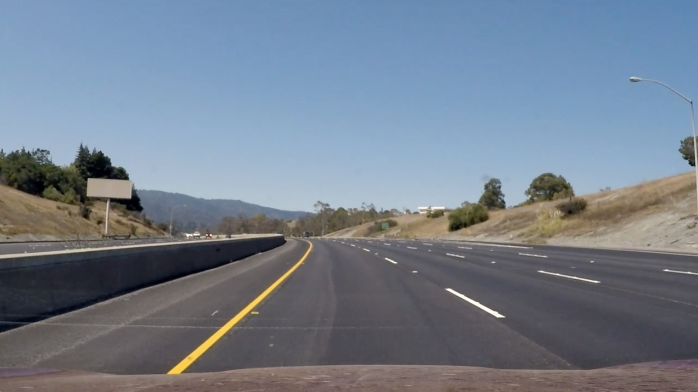
#> input picture resource/sample.png, 1396 x 784 px, found by its file name (shown at 1/2 size)
$ python 'ver. 3.0.py'
#> lines starting #> are read from the running program, lines starting #| are printed output that depends on the picture; after the words box and inside, x2 and y2 are one past the last pixel; in counts of white or black regions, pixels touching at a corner belong together
import cv2
import numpy as np


# 0. Import image and Create lane image
img = cv2.imread('resource/sample.png')
#> img is the input picture: shape (784, 1396, 3); mean B, G, R 141.4, 127.2, 116
lane_image = np.copy(img)

# 1. Cut in triangle shape

focus_x = 600 # Super important parameter

def region_of_interest(image):
    height = image.shape[0]
#> height = 784
    triangle = np.array([[(195, height), (1200, height), (focus_x, 415)]])
#> triangle = [[195, 784], [1200, 784], [600, 415]]
    # vertices: bottom left, bottom right, top
    mask = np.zeros_like(image) # Generate an array filled with zeros,
                                # but in same shape and type as a given array
    cv2.fillPoly(mask, triangle, (255, 255, 255)) #Fill in the mask array with triangle array
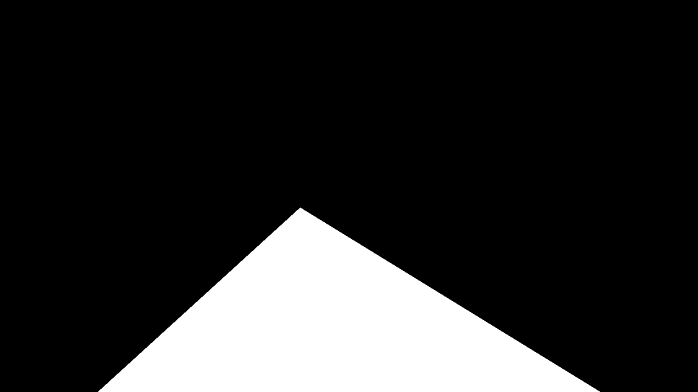
#> mask: shape (784, 1396, 3) (shown at 1/2 size); 17% white; 1 white region, box (x1, y1, x2, y2) and area: (196, 415, 1200, 784) 185556
    masked_image = cv2.bitwise_and(image, mask) # Cropped image, in triangle shape
    return masked_image

roi = region_of_interest(img)

# 2. Cut in half
left_roi = roi[:, :focus_x, :]
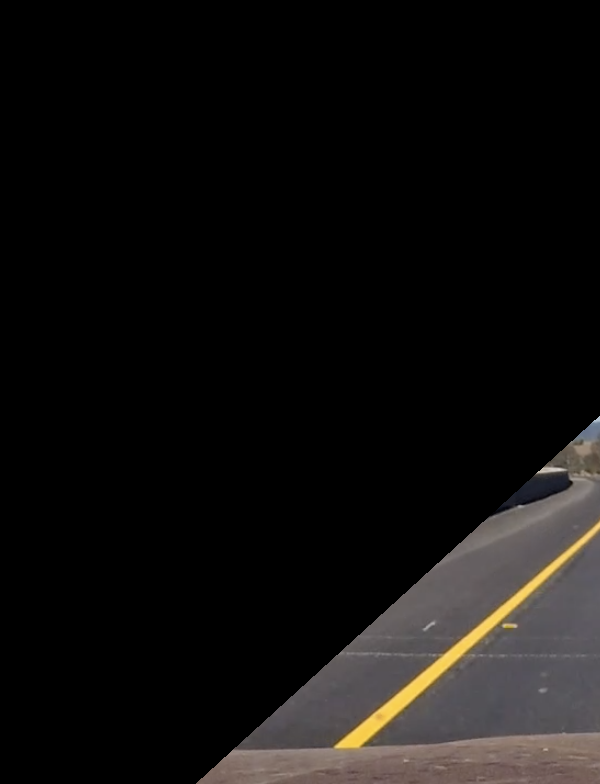
#> left_roi: shape (784, 600, 3); mean B, G, R 14.6, 15.6, 17.2
right_roi = roi[:, focus_x:, :]
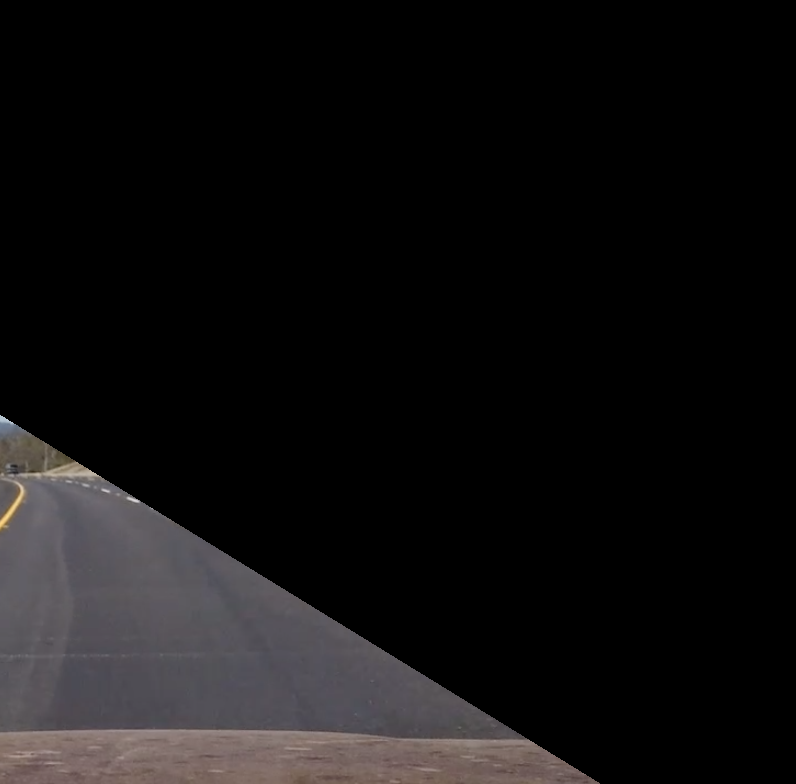
#> right_roi: shape (784, 796, 3); mean B, G, R 16.8, 16.3, 17.6

# 3. Canny
def canny(image):
    gray = cv2.cvtColor(image, cv2.COLOR_BGR2GRAY)
    blur = cv2.GaussianBlur(gray, (5, 5), 0)
    canny = cv2.Canny(blur, 50, 150) # LOW ~ HIGH
#> canny: shape (784, 600); 0.52% white in thin lines or dots, all inside (x1, y1, x2, y2) = (196, 416, 600, 784)
    return canny

left_canny_roi = canny(left_roi)
right_canny_roi = canny(right_roi)
#> in canny (call 2), `canny = cv2.Canny(blur, 50, 150)`:
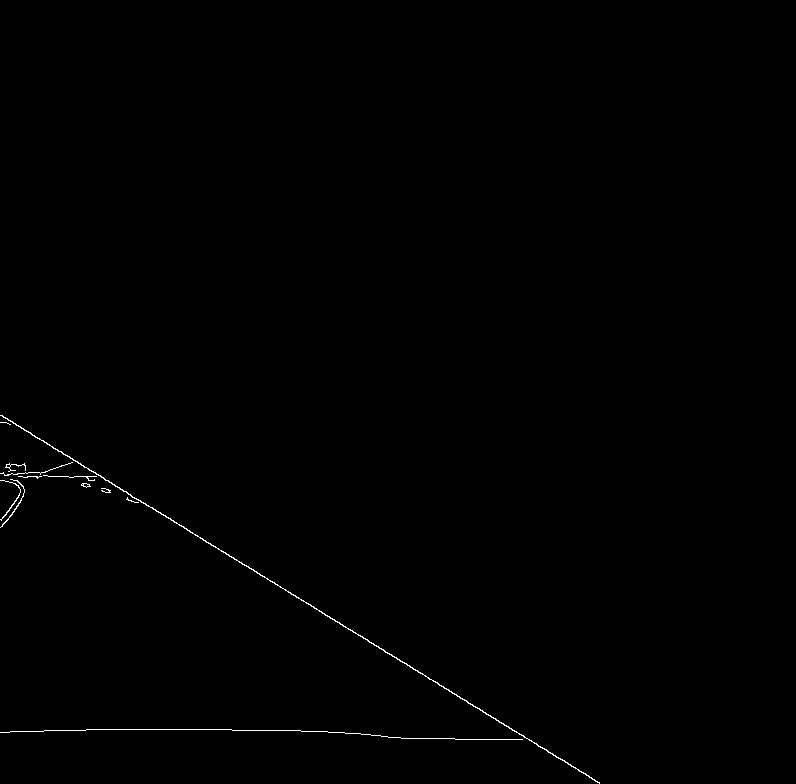
#> canny: shape (784, 796); 0.31% white in thin lines or dots, all inside (x1, y1, x2, y2) = (0, 415, 600, 784)


# 4. Detect lines by hough
left_lines = cv2.HoughLinesP(left_canny_roi, 2, np.pi/180, 100, np.array([]), minLineLength=40, maxLineGap=5)
#> left_lines = [[333, 747, 585, 535], [208, 771, 398, 599], [321, 668, 489, 516], [382, 727, 435, 679], [413, 698, 593, 535], [336, 747, 379, 746], [516, 735, 561, 733], [517, 491, 598, 416], [281, 749, 325, 748], [436, 678, 530, 593], [422, 744, 464, 740]]
right_lines = cv2.HoughLinesP(right_canny_roi, 2, np.pi/180, 100, np.array([]), minLineLength=40, maxLineGap=5)
#> right_lines = [[152, 507, 387, 653], [0, 415, 127, 492], [352, 630, 558, 758], [301, 731, 344, 732], [214, 729, 259, 730], [464, 699, 599, 783], [259, 573, 321, 611]]


# 5. Display lines
def display_lines(image, lines):
    line_image = np.zeros_like(image) # Array filled with zeros. now empty

    if lines is not None:
        for line in lines:
            try:
                x1, y1, x2, y2 = line # define coordinates
            except:
                x1, y1, x2, y2 = line[0] # if there's no line detected

            cv2.line(line_image, (x2, y2), (x1, y1), (0, 255, 0), 1) #last parameter = thickness
#> this loop made 11 passes
            # Fill the empty array with the lines
        return line_image

left_line_image = display_lines(left_roi, left_lines)
right_line_image = display_lines(right_roi, left_lines)
#> the loop in display_lines (call 2), `for line in lines:` made 11 passes

# 6. Merge the left and the right
merged_line_image = np.hstack((left_line_image, right_line_image))

# 7. Integrate the background with the lines image
final_image = cv2.addWeighted(lane_image, 0.8, merged_line_image, 1, 1)
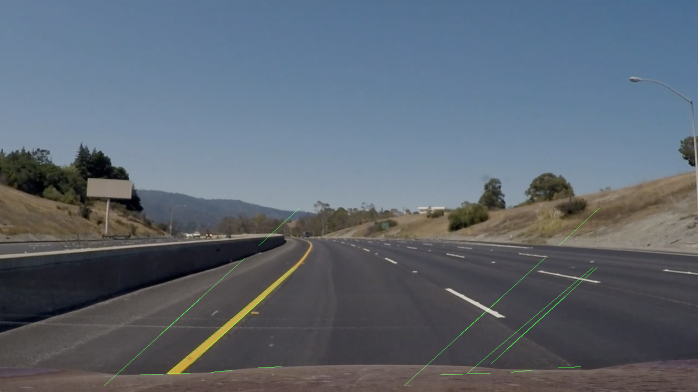
#> final_image: shape (784, 1396, 3) (shown at 1/2 size); mean B, G, R 114.1, 103.1, 93.8


test = final_image
cv2.imshow('test', test)

cv2.waitKey(0)


canny_image = canny(img)
#> in canny (call 3), `gray = cv2.cvtColor(image, cv2.COLOR_BGR2GRAY)`:
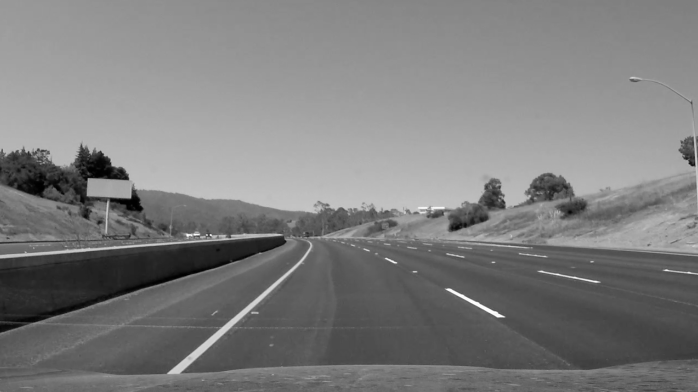
#> gray: shape (784, 1396) (shown at 1/2 size); min 0, max 255, mean 125.5
#> in canny (call 3), `canny = cv2.Canny(blur, 50, 150)`:
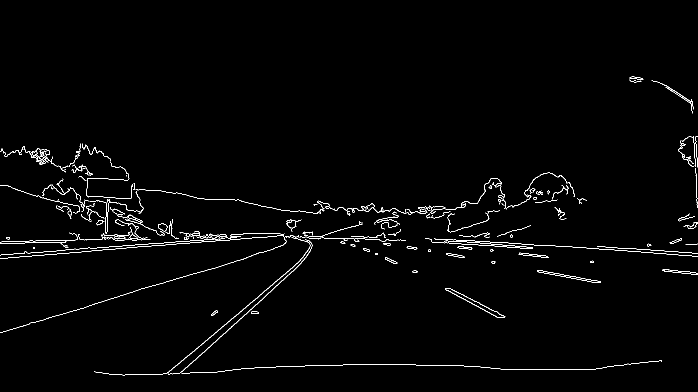
#> canny: shape (784, 1396) (shown at 1/2 size); 1.4% white in thin lines or dots, all inside (x1, y1, x2, y2) = (0, 153, 1396, 751)

$ run again, with resource/dang.png copied over resource/sample.png
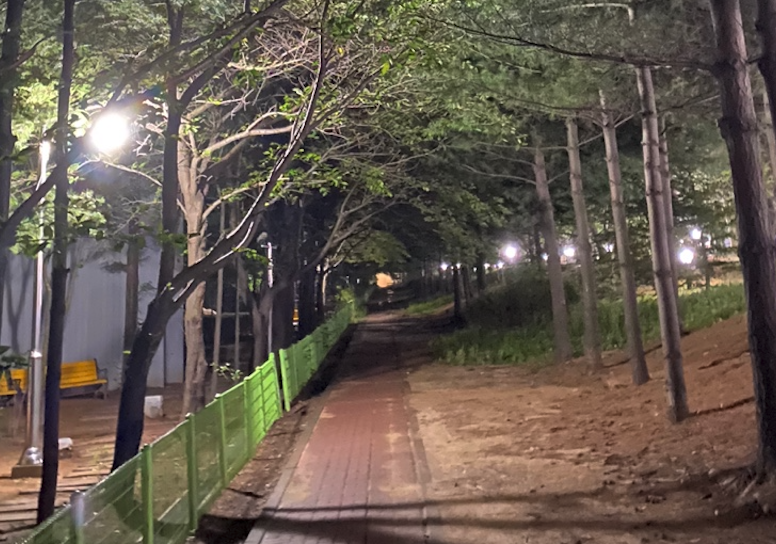
#> input picture resource/dang.png, 776 x 544 px, found by its file name
#> img is the input picture: shape (544, 776, 3); mean B, G, R 78.9, 89.8, 100.6
#> in region_of_interest, `cv2.fillPoly(mask, triangle, (255, 255, 255))`:
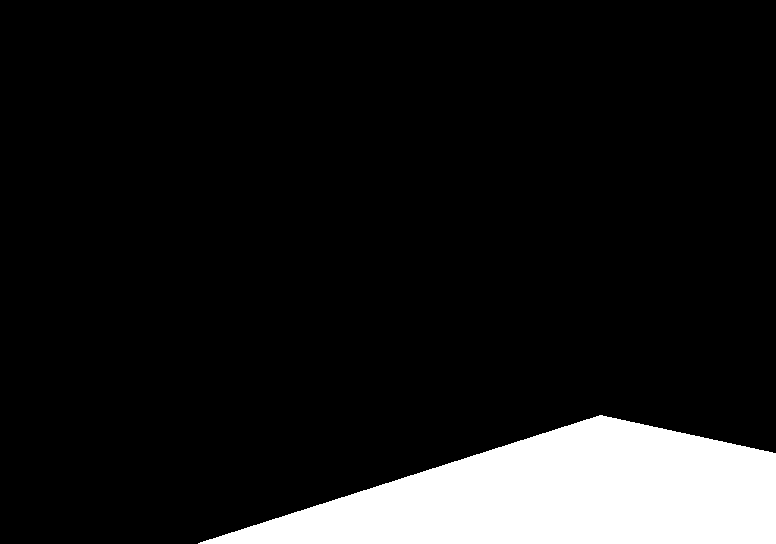
#> mask: shape (544, 776, 3); 10.8% white; 1 white region, box (x1, y1, x2, y2) and area: (198, 415, 776, 544) 45426
#> canny: shape (544, 600); 0.61% white in thin lines or dots, all inside (x1, y1, x2, y2) = (199, 415, 600, 544)
#> gray: shape (544, 176)
#> blur: shape (544, 176)
#> canny: shape (544, 176); 1.4% white in thin lines or dots, all inside (x1, y1, x2, y2) = (0, 415, 175, 542)
#> left_lines = [[323, 503, 537, 434], [311, 512, 374, 509], [470, 503, 514, 503], [317, 507, 379, 504], [455, 461, 598, 415]]
#> right_lines = [[0, 415, 174, 452], [32, 481, 84, 481]]
#> the loop in display_lines, `for line in lines:` made 5 passes
#> the loop in display_lines (call 2), `for line in lines:` made 5 passes
#> gray: shape (544, 776)
#> blur: shape (544, 776)
#> in canny (call 3), `canny = cv2.Canny(blur, 50, 150)`:
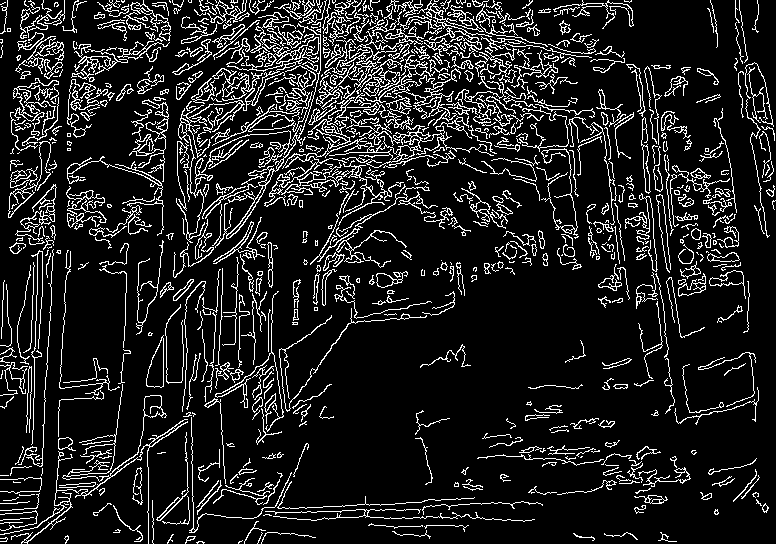
#> canny: shape (544, 776); 12.5% white in thin lines or dots
